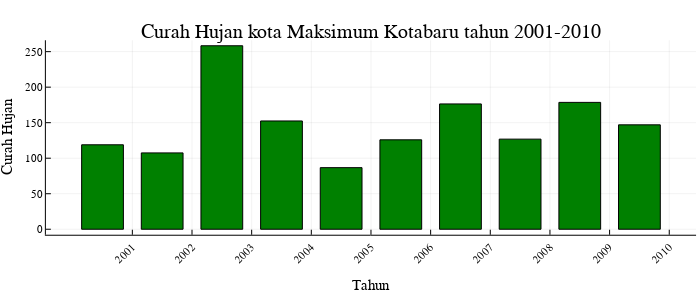

Here is the notebook cell this chart was saved with:
### Code cell
kotabaru01=maximum(kotabaru[1:12]) #kotabaru2001
kotabaru02=maximum(kotabaru[13:24]) #kotabaru2002
kotabaru03=maximum(kotabaru[25:36]) #kotabaru2003
kotabaru04=maximum(kotabaru[37:48]) #kotabaru2004
kotabaru05=maximum(kotabaru[49:60]) #kotabaru2005
kotabaru06=maximum(kotabaru[61:72]) #kotabaru2006
kotabaru07=maximum(kotabaru[73:84]) #kotabaru2007
kotabaru08=maximum(kotabaru[85:96]) #kotabaru2008
kotabaru09=maximum(kotabaru[97:108]) #kotabaru2009
kotabaru10=maximum(kotabaru[109:120]) #kotabaru2010
using StatsPlots
tahun=string.(collect(2001:2010))
plot3=bar(tahun,[kotabaru01 kotabaru02 kotabaru03 kotabaru04 kotabaru05 kotabaru06 kotabaru07 kotabaru08 kotabaru09 kotabaru10][:],
            #bar_position = :dodge, 
            bar_width=0.7, 
            xticks=(1:10 ,tahun), 
            ylabel="Curah Hujan",
            xlabel="Tahun",
            xrotation=45, 
            label=false, color=:green, title="Curah Hujan kota Maksimum Kotabaru tahun 2001-2010",
            size=(700,300))

### Figure 1 — Plotly figure (JSON) as saved in the notebook; plotly's stock layout.template omitted (floating-point values rounded to 4 significant figures)
{"data": [{"fill": "tozeroy", "fillcolor": "rgba(0, 128, 0, 1.000)", "hoverinfo": "none", "legendgroup": "", "line": {"color": "rgba(0, 0, 0, 1.000)", "dash": "solid", "width": 1}, "mode": "lines", "name": "", "showlegend": false, "type": "scatter", "x": [0.15, 0.15, 0.85, 0.85, 0.15, 0.15], "xaxis": "x1", "y": [118.9, 0, 0, 118.9, 118.9, 118.9], "yaxis": "y1"}, {"fill": "tozeroy", "fillcolor": "rgba(0, 128, 0, 1.000)", "hoverinfo": "none", "legendgroup": "", "line": {"color": "rgba(0, 0, 0, 1.000)", "dash": "solid", "width": 1}, "mode": "lines", "name": "", "showlegend": false, "type": "scatter", "x": [1.15, 1.15, 1.85, 1.85, 1.15, 1.15], "xaxis": "x1", "y": [107.5, 0, 0, 107.5, 107.5, 107.5], "yaxis": "y1"}, {"fill": "tozeroy", "fillcolor": "rgba(0, 128, 0, 1.000)", "hoverinfo": "none", "legendgroup": "", "line": {"color": "rgba(0, 0, 0, 1.000)", "dash": "solid", "width": 1}, "mode": "lines", "name": "", "showlegend": false, "type": "scatter", "x": [2.15, 2.15, 2.85, 2.85, 2.15, 2.15], "xaxis": "x1", "y": [258.3, 0, 0, 258.3, 258.3, 258.3], "yaxis": "y1"}, {"fill": "tozeroy", "fillcolor": "rgba(0, 128, 0, 1.000)", "hoverinfo": "none", "legendgroup": "", "line": {"color": "rgba(0, 0, 0, 1.000)", "dash": "solid", "width": 1}, "mode": "lines", "name": "", "showlegend": false, "type": "scatter", "x": [3.15, 3.15, 3.85, 3.85, 3.15, 3.15], "xaxis": "x1", "y": [152.4, 0, 0, 152.4, 152.4, 152.4], "yaxis": "y1"}, {"fill": "tozeroy", "fillcolor": "rgba(0, 128, 0, 1.000)", "hoverinfo": "none", "legendgroup": "", "line": {"color": "rgba(0, 0, 0, 1.000)", "dash": "solid", "width": 1}, "mode": "lines", "name": "", "showlegend": false, "type": "scatter", "x": [4.15, 4.15, 4.85, 4.85, 4.15, 4.15], "xaxis": "x1", "y": [86.71, 0, 0, 86.71, 86.71, 86.71], "yaxis": "y1"}, {"fill": "tozeroy", "fillcolor": "rgba(0, 128, 0, 1.000)", "hoverinfo": "none", "legendgroup": "", "line": {"color": "rgba(0, 0, 0, 1.000)", "dash": "solid", "width": 1}, "mode": "lines", "name": "", "showlegend": false, "type": "scatter", "x": [5.15, 5.15, 5.85, 5.85, 5.15, 5.15], "xaxis": "x1", "y": [125.9, 0, 0, 125.9, 125.9, 125.9], "yaxis": "y1"}, {"fill": "tozeroy", "fillcolor": "rgba(0, 128, 0, 1.000)", "hoverinfo": "none", "legendgroup": "", "line": {"color": "rgba(0, 0, 0, 1.000)", "dash": "solid", "width": 1}, "mode": "lines", "name": "", "showlegend": false, "type": "scatter", "x": [6.15, 6.15, 6.85, 6.85, 6.15, 6.15], "xaxis": "x1", "y": [176.4, 0, 0, 176.4, 176.4, 176.4], "yaxis": "y1"}, {"fill": "tozeroy", "fillcolor": "rgba(0, 128, 0, 1.000)", "hoverinfo": "none", "legendgroup": "", "line": {"color": "rgba(0, 0, 0, 1.000)", "dash": "solid", "width": 1}, "mode": "lines", "name": "", "showlegend": false, "type": "scatter", "x": [7.15, 7.15, 7.85, 7.85, 7.15, 7.15], "xaxis": "x1", "y": [126.8, 0, 0, 126.8, 126.8, 126.8], "yaxis": "y1"}, {"fill": "tozeroy", "fillcolor": "rgba(0, 128, 0, 1.000)", "hoverinfo": "none", "legendgroup": "", "line": {"color": "rgba(0, 0, 0, 1.000)", "dash": "solid", "width": 1}, "mode": "lines", "name": "", "showlegend": false, "type": "scatter", "x": [8.15, 8.15, 8.85, 8.85, 8.15, 8.15], "xaxis": "x1", "y": [178.6, 0, 0, 178.6, 178.6, 178.6], "yaxis": "y1"}, {"fill": "tozeroy", "fillcolor": "rgba(0, 128, 0, 1.000)", "hoverinfo": "none", "legendgroup": "", "line": {"color": "rgba(0, 0, 0, 1.000)", "dash": "solid", "width": 1}, "mode": "lines", "name": "", "showlegend": false, "type": "scatter", "x": [9.15, 9.15, 9.85, 9.85, 9.15, 9.15], "xaxis": "x1", "y": [147.0, 0, 0, 147.0, 147.0, 147.0], "yaxis": "y1"}, {"colorbar": {"title": ""}, "legendgroup": "", "marker": {"color": "rgba(0, 128, 0, 0.000)", "line": {"color": "rgba(0, 0, 0, 0.000)", "width": 1}, "size": 0, "symbol": "circle"}, "mode": "markers", "name": "", "showlegend": false, "type": "scatter", "x": [0.5, 1.5, 2.5, 3.5, 4.5, 5.5, 6.5, 7.5, 8.5, 9.5], "xaxis": "x", "y": [118.9, 107.5, 258.3, 152.4, 86.71, 125.9, 176.4, 126.8, 178.6, 147.0], "yaxis": "y", "zmax": null, "zmin": null}], "layout": {"annotations": [{"font": {"color": "rgba(0, 0, 0, 1.000)", "family": "sans-serif", "size": 20}, "rotation": 0, "showarrow": false, "text": "Curah Hujan kota Maksimum Kotabaru tahun 2001-2010", "x": 0.53, "xanchor": "center", "xref": "paper", "y": 1, "yanchor": "top", "yref": "paper"}], "height": 300, "legend": {"bgcolor": "rgba(255, 255, 255, 1.000)", "bordercolor": "rgba(0, 0, 0, 1.000)", "borderwidth": 1, "font": {"color": "rgba(0, 0, 0, 1.000)", "family": "sans-serif", "size": 11}, "title": {"font": {"color": "rgba(0, 0, 0, 1.000)", "family": "sans-serif", "size": 15}, "text": ""}, "tracegroupgap": 0, "traceorder": "normal", "x": 1, "xanchor": "auto", "y": 1, "yanchor": "auto"}, "margin": {"b": 20, "l": 0, "r": 0, "t": 20}, "paper_bgcolor": "rgba(255, 255, 255, 1.000)", "plot_bgcolor": "rgba(255, 255, 255, 1.000)", "showlegend": true, "width": 700, "xaxis": {"anchor": "y", "domain": [0.06554, 0.9944], "gridcolor": "rgba(0, 0, 0, 0.100)", "gridwidth": 0.5, "linecolor": "rgba(0, 0, 0, 1.000)", "mirror": false, "range": [-0.4495, 10.45], "showgrid": true, "showline": true, "showticklabels": true, "tickangle": -45, "tickcolor": "rgb(0, 0, 0)", "tickfont": {"color": "rgba(0, 0, 0, 1.000)", "family": "sans-serif", "size": 11}, "tickmode": "array", "ticks": "inside", "ticktext": ["2001", "2002", "2003", "2004", "2005", "2006", "2007", "2008", "2009", "2010"], "tickvals": [1, 2, 3, 4, 5, 6, 7, 8, 9, 10], "title": "Tahun", "titlefont": {"color": "rgba(0, 0, 0, 1.000)", "family": "sans-serif", "size": 15}, "type": "-", "visible": true, "zeroline": false, "zerolinecolor": "rgba(0, 0, 0, 1.000)"}, "yaxis": {"anchor": "x", "domain": [0.174, 0.9221], "gridcolor": "rgba(0, 0, 0, 0.100)", "gridwidth": 0.5, "linecolor": "rgba(0, 0, 0, 1.000)", "mirror": false, "range": [-7.748, 266.0], "showgrid": true, "showline": true, "showticklabels": true, "tickangle": 0, "tickcolor": "rgb(0, 0, 0)", "tickfont": {"color": "rgba(0, 0, 0, 1.000)", "family": "sans-serif", "size": 11}, "tickmode": "array", "ticks": "inside", "ticktext": ["0", "50", "100", "150", "200", "250"], "tickvals": [0, 50, 100, 150, 200, 250], "title": "Curah Hujan", "titlefont": {"color": "rgba(0, 0, 0, 1.000)", "family": "sans-serif", "size": 15}, "type": "-", "visible": true, "zeroline": false, "zerolinecolor": "rgba(0, 0, 0, 1.000)"}}}
